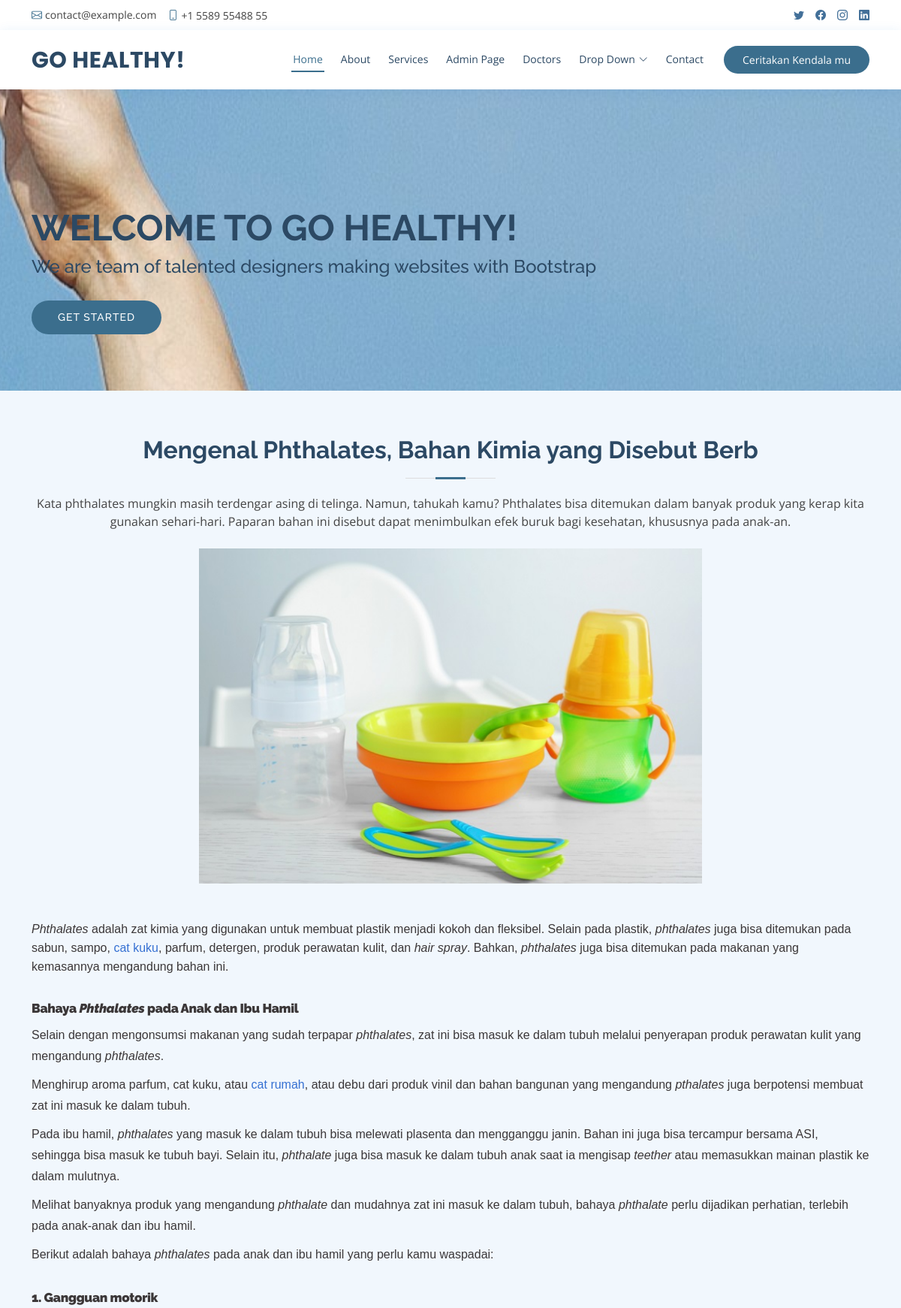
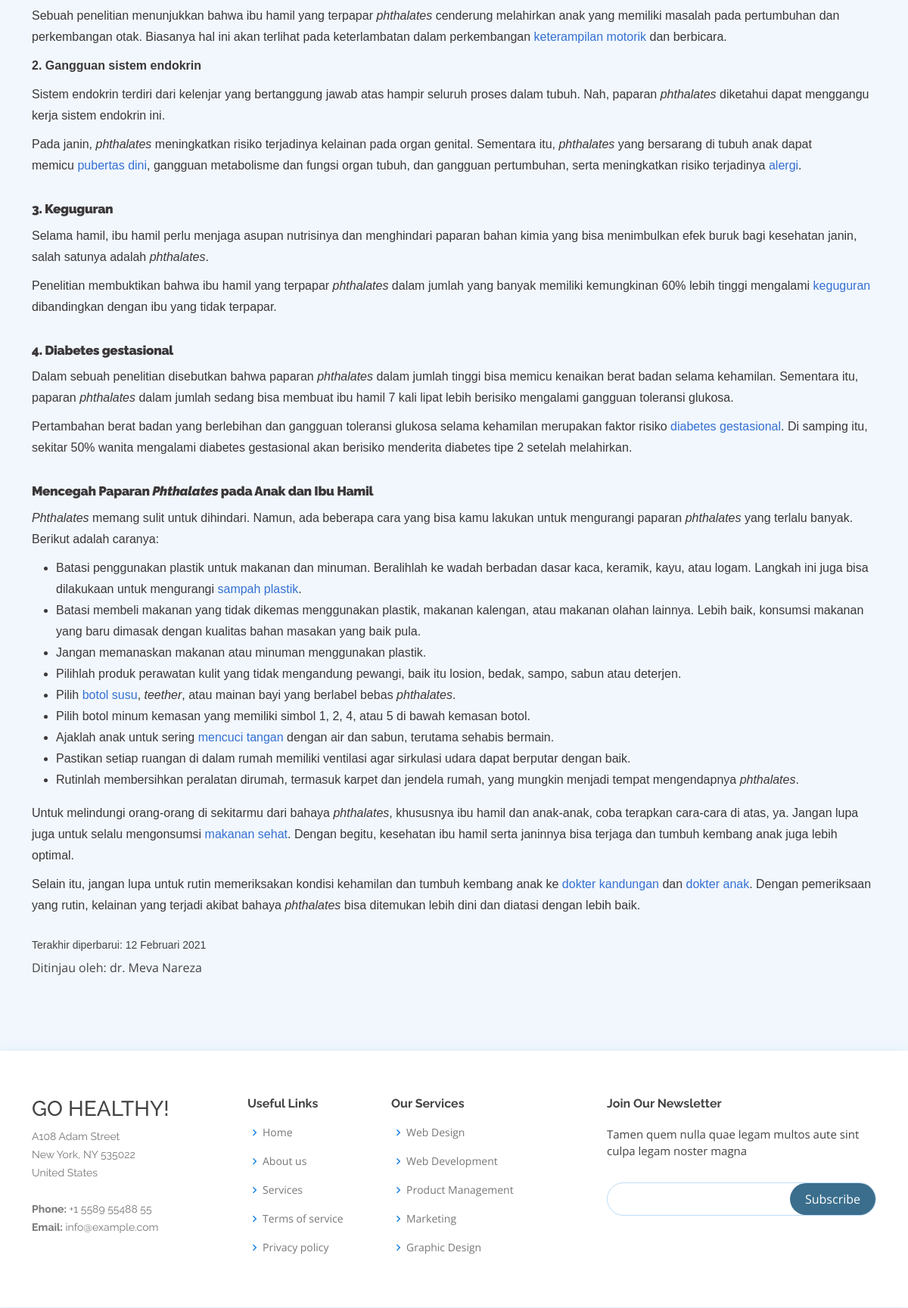
The app's page /isi_artikel.php?id_artikel=25 (upper part) with its own data (2 pictures, top to bottom).
### tables this page shows
CREATE TABLE `t_artikel` (
  `id_artikel` int(11) NOT NULL AUTO_INCREMENT,
  `foto_artikel` varchar(50) NOT NULL,
  `judul_artikel` varchar(50) NOT NULL,
  `id_jenis_artikel` int(11) NOT NULL,
  `ket_singkat` varchar(255) NOT NULL,
  `link_artikel` varchar(1000) NOT NULL,
  `isi_artikel` longtext NOT NULL,
  PRIMARY KEY (`id_artikel`),
  KEY `jenis_artikel` (`id_jenis_artikel`),
  CONSTRAINT `jenis_artikel` FOREIGN KEY (`id_jenis_artikel`) REFERENCES `t_jenis_artikel` (`id_jenis_artikel`)
);

### function.php (called while the page is built, shortened)
<?php
    include('config.php');
    function artikel()
    {
        global $conn;
        $id_artikel    = $_GET['id_artikel'];
        $query    = "SELECT * FROM t_artikel WHERE id_artikel = '$id_artikel'";
        $eksekusi = mysqli_fetch_assoc(mysqli_query($conn, $query));
        return $eksekusi;
    }
?>

### isi_artikel.php (the view, shortened to what this page needs)
<?php
    include('function.php');
    if(isset($_GET['id_artikel'])){
        $id_artikel    = $_GET['id_artikel'];
    }
    else {
        die ("Error. No ID Selected!");
    }
    $t_artikel = artikel($id_artikel);
?>
<!DOCTYPE html>
<html lang="en">
<head>
  <link href='https://cdn.jsdelivr.net/npm/froala-editor@latest/css/froala_editor.pkgd.min.css' rel='stylesheet' type='text/css' />
  <link href="assets/vendor/fontawesome-free/css/all.min.css" rel="stylesheet">
  <link href="assets/vendor/animate.css/animate.min.css" rel="stylesheet">
  <link href="assets/vendor/bootstrap/css/bootstrap.min.css" rel="stylesheet">
  <link href="assets/vendor/bootstrap-icons/bootstrap-icons.css" rel="stylesheet">
  <link href="assets/vendor/boxicons/css/boxicons.min.css" rel="stylesheet">
  <link href="assets/vendor/glightbox/css/glightbox.min.css" rel="stylesheet">
  <link href="assets/vendor/remixicon/remixicon.css" rel="stylesheet">
  <link href="assets/vendor/swiper/swiper-bundle.min.css" rel="stylesheet">
  <link href="assets/css/style.css" rel="stylesheet">
</head>
<body>
  <div id="topbar" class="d-flex align-items-center fixed-top">
    <div class="container d-flex justify-content-between">
      <div class="contact-info d-flex align-items-center">
        <i class="bi bi-envelope"></i> <a href="mailto:contact@example.com">contact@example.com</a>
        <i class="bi bi-phone"></i> +1 5589 55488 55
      </div>
      <div class="d-none d-lg-flex social-links align-items-center">
        <a href="#" class="twitter"><i class="bi bi-twitter"></i></a>
        <a href="#" class="facebook"><i class="bi bi-facebook"></i></a>
        <a href="#" class="instagram"><i class="bi bi-instagram"></i></a>
        <a href="#" class="linkedin"><i class="bi bi-linkedin"></i></i></a>
      </div>
    </div>
  </div>
  <header id="header" class="fixed-top">
    <div class="container d-flex align-items-center">
      <h1 class="logo me-auto"><a href="index.html">GO HEALTHY!</a></h1>
      <nav id="navbar" class="navbar order-last order-lg-0">
        <ul>
          <li><a class="nav-link scrollto active" href="#hero">Home</a></li>
          <li><a class="nav-link scrollto" href="#about">About</a></li>
          <li><a class="nav-link scrollto" href="#services">Services</a></li>
          <li><a class="nav-link scrollto" href="adminpage.html">Admin Page</a></li>
          <li><a class="nav-link scrollto" href="#doctors">Doctors</a></li>
          <li class="dropdown"><a href="#"><span>Drop Down</span> <i class="bi bi-chevron-down"></i></a>
          </li>
          <li><a class="nav-link scrollto" href="#contact">Contact</a></li>
        </ul>
      </nav>
      <a href="#kendala" class="appointment-btn scrollto"><span class="d-none d-md-inline">Ceritakan</span> Kendala mu</a>
    </div>
  </header>
  <section id="hero" class="d-flex align-items-center">
    <div class="container">
      <h1>Welcome to GO HEALTHY!</h1>
      <h2>We are team of talented designers making websites with Bootstrap</h2>
      <a href="#about" class="btn-get-started scrollto">Get Started</a>
    </div>
  </section>
  <main id="main">
    <section id="kendala" class="appointment section-bg">
      <div class="container">
        <div class="section-title">
          <h2><?=$t_artikel['judul_artikel']?></h2>
          <p><?=$t_artikel['ket_singkat']?>.</p>
          <br>
          <img src="assets/img/articles/<?=$t_artikel['foto_artikel']?>" style="width: 60%"><br>
              <br><br><p><?=$t_artikel['isi_artikel']?></p>
        </div>
      </div>
    </section>
  </main>
  <footer id="footer">
    <div class="footer-top">
      <div class="container">
        <div class="row">
          <div class="col-lg-3 col-md-6 footer-contact">
            <h3>GO HEALTHY!</h3>
            <p>
              A108 Adam Street <br>
              New York, NY 535022<br>
              United States <br><br>
              <strong>Phone:</strong> +1 5589 55488 55<br>
              <strong>Email:</strong> info@example.com<br>
            </p>
          </div>
          <div class="col-lg-2 col-md-6 footer-links">
            <h4>Useful Links</h4>
            <ul>
              <li><i class="bx bx-chevron-right"></i> <a href="#">Home</a></li>
              <li><i class="bx bx-chevron-right"></i> <a href="#">About us</a></li>
              <li><i class="bx bx-chevron-right"></i> <a href="#">Services</a></li>
              <li><i class="bx bx-chevron-right"></i> <a href="#">Terms of service</a></li>
              <li><i class="bx bx-chevron-right"></i> <a href="#">Privacy policy</a></li>
            </ul>
          </div>
          <div class="col-lg-3 col-md-6 footer-links">
            <h4>Our Services</h4>
            <ul>
              <li><i class="bx bx-chevron-right"></i> <a href="#">Web Design</a></li>
              <li><i class="bx bx-chevron-right"></i> <a href="#">Web Development</a></li>
              <li><i class="bx bx-chevron-right"></i> <a href="#">Product Management</a></li>
              <li><i class="bx bx-chevron-right"></i> <a href="#">Marketing</a></li>
              <li><i class="bx bx-chevron-right"></i> <a href="#">Graphic Design</a></li>
            </ul>
          </div>
          <div class="col-lg-4 col-md-6 footer-newsletter">
            <h4>Join Our Newsletter</h4>
            <p>Tamen quem nulla quae legam multos aute sint culpa legam noster magna</p>
            <form action="" method="post">
              <input type="email" name="email"><input type="submit" value="Subscribe">
            </form>
          </div>
        </div>
      </div>
    </div>
  </footer>
</body>
</html>

### records on screen
t_artikel: judul_artikel "Mengenal Phthalates, Bahan Kimia yang Disebut Berb", ket_singkat "Kata phthalates mungkin masih terdengar asing di telinga. Namun, tahukah kamu? Phthalates bisa ditemukan dalam banyak produk yang kerap kita gunakan sehari-hari. Paparan bahan ini disebut dapat menimbulkan efek buruk bagi kesehatan, khususnya pada anak-an", foto_artikel (picture), isi_artikel "P hthalate s adalah zat kimia yang digunakan untuk membuat plastik menjadi kokoh dan fleksibel. Selain pada plastik, phthalates juga bisa ditemukan pada sabun, sampo, cat kuku , parfum, detergen, produk perawatan kulit, dan hair spray . Bahkan, p hthalate s juga bisa ditemukan pada makanan yang kemasannya mengandung bahan ini. Bahaya Phthalates pada Anak dan Ibu Hamil Selain dengan mengonsumsi makanan yang sudah terpapar phthalates , zat ini bisa masuk ke dalam tubuh melalui penyerapan produk perawatan kulit yang mengandung phthalates . Menghirup aroma parfum, cat kuku, atau cat rumah , atau debu dari produk vinil dan bahan bangunan yang mengandung pthalates juga berpotensi membuat zat ini…"
